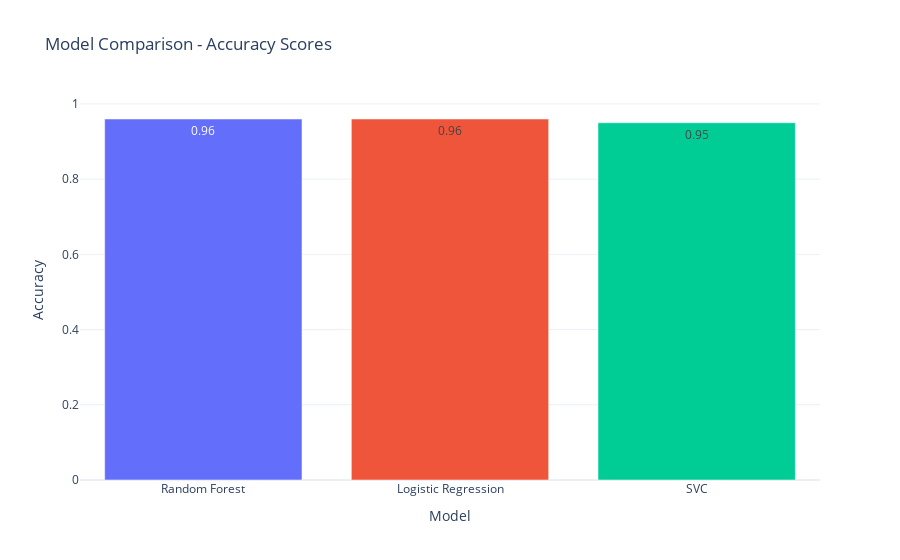

Here is the notebook cell this chart was saved with:
### Code cell
import plotly.graph_objects as go

# Replace these with your actual accuracy values
LogisticRegy_accurac = Lr_accuracy  # Logistic Regression accuracy
SVC_accuracy = svm_accuracy  # Example SVC accuracy
RDF = Rm_accuracy  # Random Forest accuracy



# Create a bar chart
fig = go.Figure(data=[go.Bar(
    x=["Random Forest", "Logistic Regression", "SVC"],  # Model names
    y=accuracies,  # Rounded accuracy scores
    text=accuracies,  # Display values on bars
    textposition='auto',  # Automatically position the text on bars
    marker=dict(color=['#636EFA', '#EF553B', '#00CC96'])  # Color of bars
)])

# Update layout with title, labels, and increased height
fig.update_layout(
    title="Model Comparison - Accuracy Scores",
    xaxis_title="Model",
    yaxis_title="Accuracy",
    template="plotly_white",
    height=400  # Adjust this value for desired height
)

# Show the plot
fig.show()

### Figure 1 — Plotly figure (JSON) as saved in the notebook; plotly's stock layout.template omitted (floating-point values rounded to 4 significant figures)
{"data": [{"marker": {"color": ["#636EFA", "#EF553B", "#00CC96"]}, "text": ["0.96", "0.96", "0.95"], "textposition": "auto", "type": "bar", "x": ["Random Forest", "Logistic Regression", "SVC"], "y": [0.96, 0.96, 0.95]}], "layout": {"autosize": true, "title": {"text": "Model Comparison - Accuracy Scores"}, "xaxis": {"autorange": true, "range": [-0.5, 2.5], "title": {"text": "Model"}, "type": "category"}, "yaxis": {"autorange": true, "range": [0, 1.011], "title": {"text": "Accuracy"}, "type": "linear"}}}
